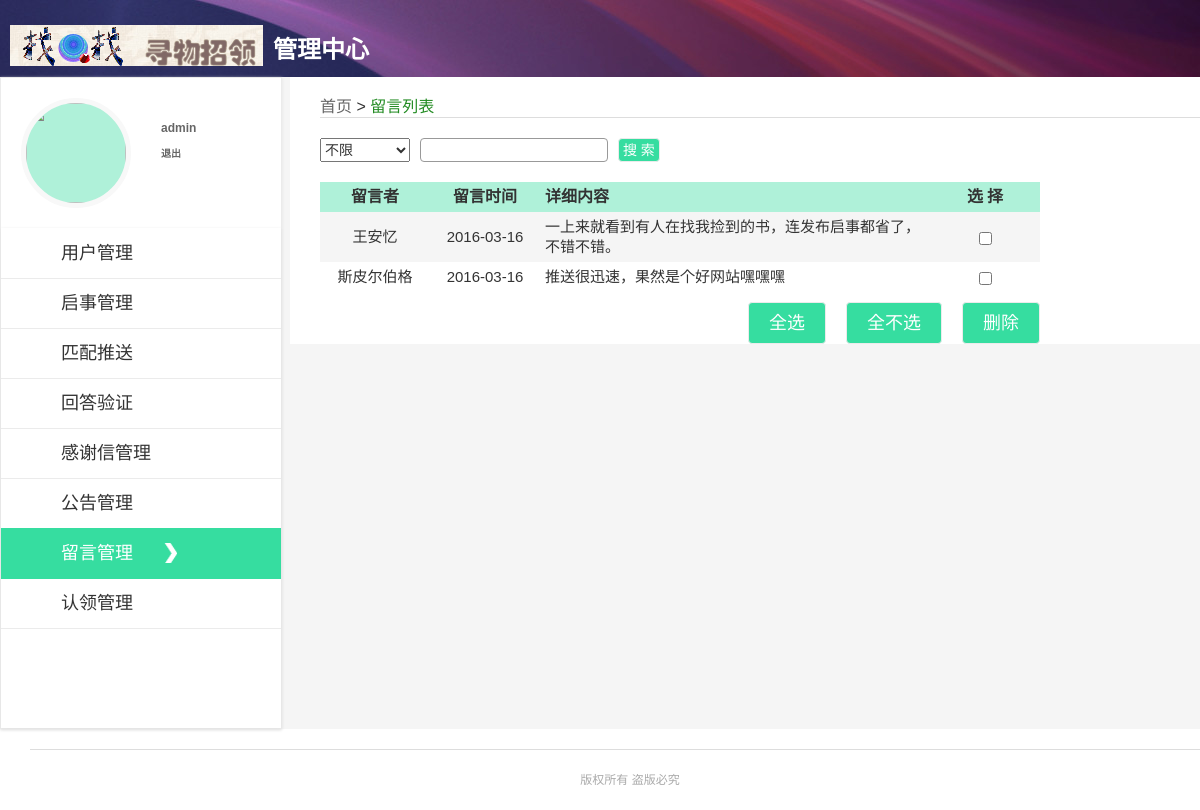
/graduation/admin/leave_list.php (signed in), run on the app's committed database.
### tables this page shows
CREATE TABLE `jianyi` (
  `id` int(11) NOT NULL AUTO_INCREMENT,
  `u_name` varchar(11) DEFAULT '',
  `content` varchar(255) DEFAULT NULL,
  `p_date` date DEFAULT NULL,
  PRIMARY KEY (`id`)
);

### graduation/admin/leave_list.php (called while the page is built, shortened)
<?php
require "isLogin.php";
require "../common/class/sepPage.php";
if(isset($_GET['page'])){
	$pageNow=$_GET['page'];
}else{
	$pageNow=1;
};
if(isset($_GET['keyword'])&&!empty($_GET['keyword'])){
	$keyword=$_GET['keyword'];
	if(isset($_GET['type'])&&$_GET['type']==0){
		$type=$_GET['type'];
		$condition="where (sign(locate('$keyword',u_name))+sign(locate('$keyword',content)))>0";
	}
	if(isset($_GET['type'])&&$_GET['type']==1){
		$type=$_GET['type'];
		$condition="where (sign(locate('$keyword',u_name)))>0";
	}
	if(isset($_GET['type'])&&$_GET['type']==2){
		$type=$_GET['type'];
		$condition="where (sign(locate('$keyword',content)))>0";
	}
	$params = array(
	    'table'=>'jianyi',
	    'pageNow'  =>$pageNow,
	    'condition'=>$condition,
	    'pageRows' =>12,
    	'order'=>'p_date'
	);
}else{
	$type=0;
	$keyword='';
	$params = array(
	    'table'=>'jianyi',
	    'pageNow'  =>$pageNow,
	    'pageRows' =>12,
    	'order'=>'p_date'
	);
}
if(!isset($_GET['type'])){
	$type=0;
}
$smarty=new SmartyProject();
$sepPage = new page($params);
$page=$sepPage->showData();
$smarty->assign('page',$page);
$smarty->assign('keyword',$keyword);
$smarty->assign('type',$type);
$smarty->assign('mid',$mid);
$smarty->assign('mname',$mname);
$smarty->assign('mheadImg',$mheadImg);
$smarty->assign('title','leave');
$smarty->display('admin/leave_list.tpl');
?>

### graduation/common/class/db.php (called while the page is built, shortened)
<?php
if (!class_exists('DB')) {
Class DB {
    private $link_id;
    public function connect($dbhost, $dbuser, $dbpw, $dbname, $pconnect = 0,$charset='utf8') {
        if( $pconnect==0 ) {
            $this->link_id = @mysql_connect($dbhost, $dbuser, $dbpw, true);
        } else {
            $this->link_id = @mysql_pconnect($dbhost, $dbuser, $dbpw);
            if(!$this->link_id){
                $this->halt("数据库持久连接失败");
            }
        }
    }
    public function query($sql) {
        $query = mysql_query($sql,$this->link_id);
        return $query;
    }
    public function get_all($sql,$result_type = MYSQL_ASSOC) {
        $query = $this->query($sql);
        $i = 0;
        $rt = array();
        while($row = mysql_fetch_array($query,$result_type)) {
            $rt[$i]=$row;
            $i++;
        }
        return $rt;
    }
}
}
?>

### graduation/common/class/sepPage.php (called while the page is built, shortened)
<?php
class page{
    public     $first_row;
    public     $list_rows;
    protected  $total_pages;
    protected  $total_rows;
    protected  $now_page;
    protected  $table;
    protected  $condition;
    protected  $select;
    protected  $order;
    public function __construct($data = array(),$db='')
    {
        if($db){
            $this->db=$db;
        }else{
            require_once "../common/class/db.php";
            $this->db=new DB;
        }
        $this->table=!empty($data['table']) ? $data['table'] : '';
        $this->condition=!empty($data['condition']) ? $data['condition'] : '';
        $this->select=!empty($data['select']) ? $data['select'] : '*';
        $this->order=!empty($data['order']) ? $data['order'] : 'p_date';
        $this->total_rows = $this->getCount($this->table,$this->condition);
        $this->list_rows         = !empty($data['pageRows']) && $data['pageRows'] <= 100 ? $data['pageRows'] : 15;
        $this->total_pages       = ceil($this->total_rows / $this->list_rows);
        if(!empty($data['pageNow']))
        {
            $this->now_page = intval($data['pageNow']);
        }else{
            $this->now_page   = 1;
        }
        $this->now_page   = $this->now_page <= 0 ? 1 : $this->now_page;
        $this->first_row = $this->list_rows * ($this->now_page - 1);
    }
    protected function getCount($table,$condition=''){
        $sql="select count(*) as total from $table $condition";
        $result= $this->db->query($sql);
        $count=mysql_result($result,0,'total');
        return $count;
    }
    protected function getData($table,$condition='',$select='',$order=''){
        $sql="select $select from $table $condition order by $order desc limit $this->first_row,$this->list_rows";
        $list= $this->db->get_all($sql);
        return $list;
    }
    public function showData()
    {
        if($this->total_pages > 0)
        {
            $return = array();
            $list=$this->getData($this->table,$this->condition,$this->select,$this->order);
            $return['list']=$list;
            $return['count']=$this->total_rows;
            $return['pageNow']=$this->now_page;
            $return['pageTotal']=$this->total_pages;
            $return['pageRows']= $this->list_rows;
            $return['pageNav']=array();
            for($i = 1;$i<=$this->total_pages;$i++)
            {
                if($i == $this->now_page)
                {
                    $return['pageNav'][$i]=array('class'=>'pageNow','text'=>$i,'pageIndex'=>$i);
                }
            }
            return $return;
        }
    }
}
?>

### graduation/common/templates_c/%%EE^EEF^EEFED2E4%%leave_list.tpl.php (the view, shortened to what this page needs)
<!DOCTYPE html>
<html>
<head>
<link rel="stylesheet" href="../common/templates/admin/css/mstyle.css">
</head>
<body>
<div class="wrapper clearfix">
    <div class="topbar">
        <div class="wrapper" style="padding-left:10px;">
            <div class="logo"> </div>
            <h1>管理中心</h1>
        </div>
    </div>
    <?php $_smarty_tpl_vars = $this->_tpl_vars;
$this->_tpl_vars = $_smarty_tpl_vars;
 ?>
    <div class="rightpart">
        <div class="breadpiece">
            <a href="index.php">首页</a><span> > </span><a class="on">留言列表</a>
        </div>
        <form action="" method="get">
            <ul class="sub-search clearfix">
            <select id="select1">
                <option value="0" <?php if (! $this->_tpl_vars['type']): ?>selected="selected"<?php endif; ?>>不限</option>
            </select>
            <input type="text" class="sub-keywords" style="margin-left:10px;" value="<?php echo $this->_tpl_vars['keyword']; ?>
" name="keyword">
            <input type="submit" class="select-btn thank submit"  value=" 搜 索 ">
            </ul>
        </form>
        <div class="list">
            <div class="lmessages">
                <table cellpadding="5" cellspacing="1">
                <thead>
                <tr>
                    <th>留言者</th>
                    <th>留言时间</th>
                    <th class="detail">详细内容</th>
                    <th>选 择</th>
                </tr>
                </thead>
                <tbody>
                    <?php unset($this->_sections['key']);
$this->_sections['key']['name'] = 'key';
$this->_sections['key']['loop'] = is_array($_loop=$this->_tpl_vars['page']['list']) ? count($_loop) : max(0, (int)$_loop); unset($_loop);
$this->_sections['key']['show'] = true;
$this->_sections['key']['max'] = $this->_sections['key']['loop'];
$this->_sections['key']['step'] = 1;
$this->_sections['key']['start'] = $this->_sections['key']['step'] > 0 ? 0 : $this->_sections['key']['loop']-1;
if ($this->_sections['key']['show']) {
    $this->_sections['key']['total'] = $this->_sections['key']['loop'];
} else
    $this->_sections['key']['total'] = 0;
if ($this->_sections['key']['show']):
            for ($this->_sections['key']['index'] = $this->_sections['key']['start'], $this->_sections['key']['iteration'] = 1;
                 $this->_sections['key']['iteration'] <= $this->_sections['key']['total'];
                 $this->_sections['key']['index'] += $this->_sections['key']['step'], $this->_sections['key']['iteration']++):
$this->_sections['key']['rownum'] = $this->_sections['key']['iteration'];
$this->_sections['key']['index_prev'] = $this->_sections['key']['index'] - $this->_sections['key']['step'];
$this->_sections['key']['index_next'] = $this->_sections['key']['index'] + $this->_sections['key']['step'];
$this->_sections['key']['first']      = ($this->_sections['key']['iteration'] == 1);
$this->_sections['key']['last']       = ($this->_sections['key']['iteration'] == $this->_sections['key']['total']);
?>
                    <tr <?php if ($this->_sections['key']['index'] % 2 == 0): ?>class="hui"<?php endif; ?>>
                        <td><?php echo $this->_tpl_vars['page']['list'][$this->_sections['key']['index']]['u_name']; ?>
</td>
                        <td><?php echo $this->_tpl_vars['page']['list'][$this->_sections['key']['index']]['p_date']; ?>
</td>
                        <td class="detail"><?php echo $this->_tpl_vars['page']['list'][$this->_sections['key']['index']]['content']; ?>
</td>
                        <td><input type="checkbox" name="l[]" data-mid="<?php echo $this->_tpl_vars['page']['list'][$this->_sections['key']['index']]['id']; ?>
" /></td>
                    </tr>
                    <?php endfor; endif; ?>
                </tbody>
                </table>
            </div>
            <div class="clearfix" style="width:740px;">
                <a class="delete" href="javascript:;">删除</a>
                <a class="edit unselect" style="margin-left:0;" href="javascript:;">全不选</a>
                <a class="edit selectall" href="javascript:;">全选</a>
            </div>
        </div>
    </div>
</div>
<div class="footer">
	<div class="copyright">
        <div class="wrapper">
            版权所有 盗版必究
        </div>
	</div>
</div>
</body>
</html>

### graduation/common/templates/admin/css/mstyle.css (style rules this page uses)
html, body, ul, li, ol, dl, dd, dt, p, h1, h2, h3, h4, h5, h6, form, fieldset, legend, img { margin:0; padding:0; }
address, caption, cite, code, dfn, th, var { font-style:normal; font-weight:normal; }
ul, ol { list-style:none; }
input { padding-top:0; padding-bottom:0; font-family: "微软雅黑","SimSun","宋体"; }
select, input,.reset { vertical-align:middle; }
select, input, textarea { font-size:12px; margin:0; color:#333; padding:0; font:12px/20px "微软雅黑","SimSun","宋体","Arial Narrow",HELVETICA; }
input[type="text"], input[type="password"], textarea { outline-style:none; -webkit-appearance:none; }
table { border-collapse:collapse; }
body { color:#333; padding:0; font:12px/20px "微软雅黑","SimSun","宋体","Arial Narrow",HELVETICA; background:#f5f5f5; position: relative; }
.clearfix:after { content:"\0020";display:block;height:0;clear:both }
.clearfix { zoom:1 }
a { color:#666; text-decoration:none; }
.wrapper { width:1200px; margin: 0 auto; }
.topbar { height: 77px; background: url(../../images/ucenter_bar.jpg) no-repeat center top; }
.topbar .logo { width: 253px; height: 41px; margin-top: 25px; background: url(../../images/logo.png) no-repeat center; display:inline-block; float:left; }
.topbar h1 { color: #fff; padding: 40px 0 8px 0; display:inline-block; margin-left:10px; }
.rightpart { width:910px; float: right; background-color:#fff; padding-top:10px; }
.rightpart .breadpiece { border-bottom: solid 1px #dddddd;display:block; width: 880px; height: 20px; font-size:16px; margin:10px 0 20px 30px; }
.rightpart .breadpiece .on { color: #228B22; text-decoration:none; }
.search .thank,.sub-search .thank { cursor:pointer; margin-left: 10px; height: 24px; border: solid 1px #ebebeb; border-radius: 4px; font-size: 14px; background: #36dda0; color: #fff; }
.sub-search { padding:0 0 20px 30px; background:#fff; }
.sub-search .sub-keywords { border: #999 1px solid; height: 22px; padding-left: 5px; border-radius: 4px; }
.sub-search span,.sub-search select,.sub-search input { font-size:14px; float: left; height:22px; }
.sub-search select { width:90px; height:24px; line-height: 24px; font-size: 14px;font-family: "微软雅黑","SimSun","宋体"; }
.rightpart .list { padding-left:30px; }
.rightpart .list .delete { cursor: pointer; height:40px; float: right; margin-right:20px; margin-top:10px; text-decoration: none; color: #fff; line-height: 40px; border: solid 1px #ebebeb; border-radius: 4px; text-align: center; font-size: 18px; padding: 0 20px; background: #36dda0; color: #fff; }
.rightpart .list .edit { cursor: pointer; margin-left: 30px; height: 40px; margin-right:20px; margin-top:10px; float: right; text-decoration: none; color: #fff; line-height: 40px; border: solid 1px #ebebeb; border-radius: 4px; font-size: 18px; padding:0 20px; background: #36dda0; color: #fff; }
.rightpart .list .lmessages { width:100%; }
.rightpart .list .lmessages table { text-align:center; background-color:#f5f5f5; font-size:15px; }
.rightpart .list .lmessages table tr { padding:5px; background-color:#fff; }
.rightpart .list .lmessages table td { width:100px; overflow:hidden; }
.rightpart .list .lmessages table thead tr { background-color:#aff1d9; width:100%; }
.rightpart .list .lmessages table thead th { padding:5px; font-family: "微软雅黑","SimSun","宋体"; font-size:16px; font-weight:bolder; }
.rightpart .list .lmessages table .detail { width: 380px; text-align:left; overflow:hidden; }
.rightpart .list .lmessages table .hui td { background-color:#f5f5f5; }
.footer { background: #fff; padding-top: 20px; padding-left: 30px; }
.footer .copyright { border-top: solid 1px #dddddd; padding: 20px 0; text-align: center; color: #aaaaaa; }

### data on the page
jianyi: u_name "王安忆", p_date "2016-03-16", content "一上来就看到有人在找我捡到的书，连发布启事都省了，不错不错。"
jianyi: u_name "斯皮尔伯格", p_date "2016-03-16", content "推送很迅速，果然是个好网站嘿嘿嘿"

### other printed values
$this->_tpl_vars['mname'] "admin"
